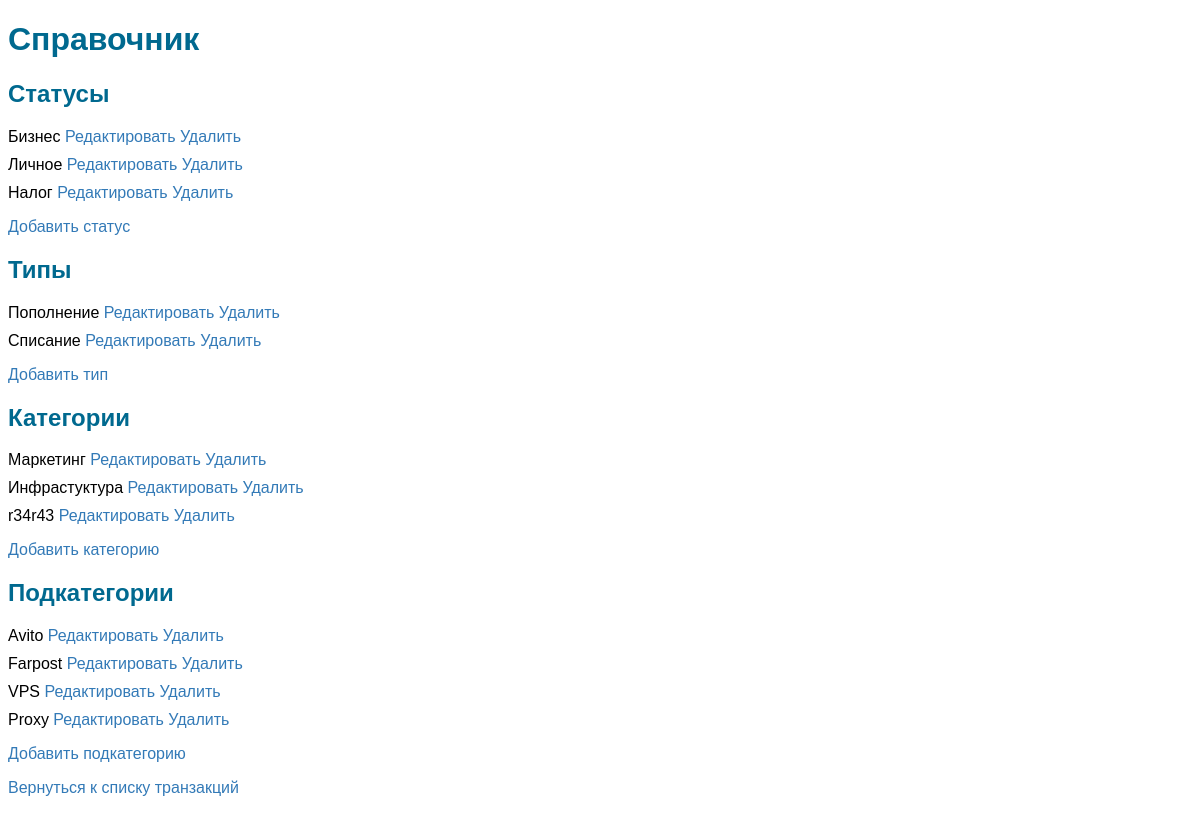
Page /reference/ on the committed database.
### transaction/models.py (models this page shows, shortened)
class Status(models.Model):
    name = models.CharField(max_length=50, verbose_name = 'Статус')
    class Meta:
        verbose_name = 'Статус'
        verbose_name_plural = 'Статусы'

class Type(models.Model):
    name = models.CharField(max_length=50, verbose_name = 'Тип')
    class Meta:
        verbose_name = 'Тип'
        verbose_name_plural = 'Типы'

class Category(models.Model):
    name = models.CharField(max_length = 100, verbose_name = 'Категория')
    class Meta:
        verbose_name = 'Категория'
        verbose_name_plural = 'Категории'

class SubCategory(models.Model):
    name = models.CharField(max_length = 100, verbose_name = 'Подкатегория')
    category = models.ForeignKey(Category, on_delete = models.CASCADE,verbose_name = 'Категория', related_name = 'subcategories')
    class Meta:
        verbose_name = 'Подкатегория'
        verbose_name_plural = 'Подкатегории'

### transaction/views.py (the view)
# urls.py: path('reference/', reference, name='reference'),
def reference(request):
    statuses = Status.objects.all()
    types = Type.objects.all()
    categories = Category.objects.all()
    subcategories = SubCategory.objects.all()
    context = {
        'statuses': statuses,
        'types': types,
        'categories': categories,
        'subcategories': subcategories,
    }
    return render(request, 'reference.html', context)

### templates/reference.html (shortened to what this page needs)
<!DOCTYPE html>
<html lang="ru">
<head>
</head>
<body>
    <h1>Справочник</h1>
    <h2>Статусы</h2>
    <ul>
        {% for status in statuses %}
            <li>{{ status.name }}
                <a href="{% url 'transaction:status_update' status.id %}">Редактировать</a>
                <a href="{% url 'transaction:status_delete' status.id %}">Удалить</a>
            </li>
        {% endfor %}
    </ul>
    <a href="{% url 'transaction:status_create' %}">Добавить статус</a>
    <h2>Типы</h2>
    <ul>
        {% for type in types %}
            <li>{{ type.name }}
                <a href="{% url 'transaction:type_update' type.id %}">Редактировать</a>
                <a href="{% url 'transaction:type_delete' type.id %}">Удалить</a>
            </li>
        {% endfor %}
    </ul>
    <a href="{% url 'transaction:type_create' %}">Добавить тип</a>
    <h2>Категории</h2>
    <ul>
        {% for category in categories %}
            <li>{{ category.name }}
                <a href="{% url 'transaction:category_update' category.id %}">Редактировать</a>
                <a href="{% url 'transaction:category_delete' category.id %}">Удалить</a>
            </li>
        {% endfor %}
    </ul>
    <a href="{% url 'transaction:category_create' %}">Добавить категорию</a>
    <h2>Подкатегории</h2>
    <ul>
        {% for subcategory in subcategories %}
            <li>{{ subcategory.name }}
                <a href="{% url 'transaction:subcategory_update' subcategory.id %}">Редактировать</a>
                <a href="{% url 'transaction:subcategory_delete' subcategory.id %}">Удалить</a>
            </li>
        {% endfor %}
    </ul>
    <a href="{% url 'transaction:subcategory_create' %}">Добавить подкатегорию</a>
    <p><a href="{% url 'transaction:transaction_list' %}">Вернуться к списку транзакций</a></p>
</body>
</html>

### templates/reference.html (style rules this page uses)
body { font-family: Arial, sans-serif; }
h1, h2 { color: #00698f; }
ul { list-style-type: none; padding: 0; }
li { margin-bottom: 10px; }
a { text-decoration: none; color: #337ab7; }

### rows in the picture
Status: name "Бизнес"
Status: name "Личное"
Status: name "Налог"
Type: name "Пополнение"
Type: name "Списание"
Category: name "Маркетинг"
Category: name "Инфрастуктура"
Category: name "r34r43"
SubCategory: name "Avito"
SubCategory: name "Farpost"
SubCategory: name "VPS"
SubCategory: name "Proxy"
